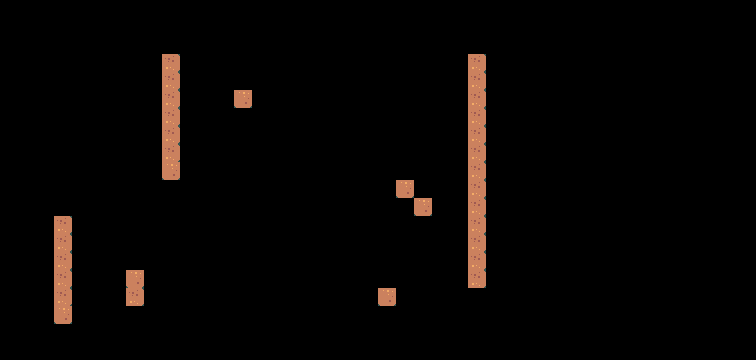

Rendered tile map (Tiled .tmx) drawn with the repository's tilesets; below, a short description and the full map source, tile grids included:
An orthogonal 42x20 tile map with 18x18 px tiles, 1 tile layer (GamePlayTiles) and 1 object (PlayerSpawnPoint).

<map version="1.10" tiledversion="1.11.2" orientation="orthogonal" renderorder="right-down" width="42" height="20" tilewidth="18" tileheight="18" infinite="0" nextlayerid="3" nextobjectid="4">
 <tileset firstgid="1" source="../TileSets/pixel-platformer.tsx" />
 <layer id="1" name="GamePlayTiles" width="42" height="20">
  <data encoding="csv">
0,0,0,0,0,0,0,0,0,0,0,0,0,0,0,0,0,0,0,0,0,0,0,0,0,0,0,0,0,0,0,0,0,0,0,0,0,0,0,0,0,0,
0,0,0,0,0,0,0,0,0,0,0,0,0,0,0,0,0,0,0,0,0,0,0,0,0,0,0,0,0,0,0,0,0,0,0,0,0,0,0,0,0,0,
0,0,0,0,0,0,0,0,0,0,0,0,0,0,0,0,0,0,0,0,0,0,0,0,0,0,0,0,0,0,0,0,0,0,0,0,0,0,0,0,0,0,
0,0,0,0,0,0,0,0,0,1,0,0,0,0,0,0,0,0,0,0,0,0,0,0,0,0,1,0,0,0,0,0,0,0,0,0,0,0,0,0,0,0,
0,0,0,0,0,0,0,0,0,1,0,0,0,69,0,0,0,0,0,0,69,69,69,69,0,0,1,0,0,0,0,0,0,0,0,0,0,0,0,0,0,0,
0,0,0,0,0,0,0,0,0,1,0,0,0,2,3,3,3,3,3,3,3,3,3,4,0,0,1,0,0,0,0,0,0,0,0,0,0,0,0,0,0,0,
0,0,0,0,0,0,0,0,0,1,0,0,0,0,0,0,0,0,0,0,0,0,0,0,0,0,1,0,0,0,0,0,0,0,0,0,0,0,0,0,0,0,
0,0,0,0,0,0,0,0,0,1,0,0,0,0,0,0,0,0,0,0,0,0,0,0,0,0,1,0,0,0,0,0,0,0,0,0,0,0,0,0,0,0,
0,0,0,0,0,0,0,0,0,1,69,0,0,69,0,0,69,0,69,0,69,0,0,0,0,0,1,0,0,0,0,0,0,0,0,0,0,0,0,0,0,0,
0,0,0,0,0,0,0,0,0,2,3,3,3,3,3,3,3,3,3,3,3,3,4,69,0,0,1,0,0,0,0,0,0,0,0,0,0,0,0,0,0,0,
0,0,0,0,0,0,0,0,0,0,0,0,0,0,0,0,0,0,0,0,0,0,2,4,69,0,1,0,0,0,0,0,0,0,0,0,0,0,0,0,0,0,
0,0,0,0,0,0,0,0,0,0,0,0,0,0,0,0,0,0,0,0,0,0,0,2,4,0,1,0,0,0,0,0,0,0,0,0,0,0,0,0,0,0,
0,0,0,1,0,0,0,0,0,0,0,0,0,0,0,0,0,0,0,0,0,0,0,0,0,0,1,0,0,0,0,0,0,0,0,0,0,0,0,0,0,0,
0,0,0,1,0,0,0,0,0,0,0,0,0,0,0,0,0,0,0,0,0,0,0,0,0,0,1,0,0,0,0,0,0,0,0,0,0,0,0,0,0,0,
0,0,0,1,0,0,0,0,0,69,69,0,69,69,0,0,69,69,0,0,0,69,0,0,0,0,1,0,0,0,0,0,0,0,0,0,0,0,0,0,0,0,
0,0,0,1,0,0,0,2,3,3,3,3,3,3,3,3,3,3,3,3,3,4,0,69,0,69,1,0,0,0,0,0,0,0,0,0,0,0,0,0,0,0,
0,0,0,1,0,0,0,1,0,0,0,0,0,0,0,0,0,0,0,0,0,2,3,3,3,3,4,0,0,0,0,0,0,0,0,0,0,0,0,0,0,0,
0,0,0,2,3,3,3,4,0,0,0,0,0,0,0,0,0,0,0,0,0,0,0,0,0,0,0,0,0,0,0,0,0,0,0,0,0,0,0,0,0,0,
0,0,0,0,0,0,0,0,0,0,0,0,0,0,0,0,0,0,0,0,0,0,0,0,0,0,0,0,0,0,0,0,0,0,0,0,0,0,0,0,0,0,
0,0,0,0,0,0,0,0,0,0,0,0,0,0,0,0,0,0,0,0,0,0,0,0,0,0,0,0,0,0,0,0,0,0,0,0,0,0,0,0,0,0
</data>
 </layer>
 <objectgroup id="2" name="GamePlayObjects">
  <object id="3" name="Player Spawn Point" type="PlayerSpawnPoint" x="314.5" y="48">
   <point />
  </object>
 </objectgroup>
</map>